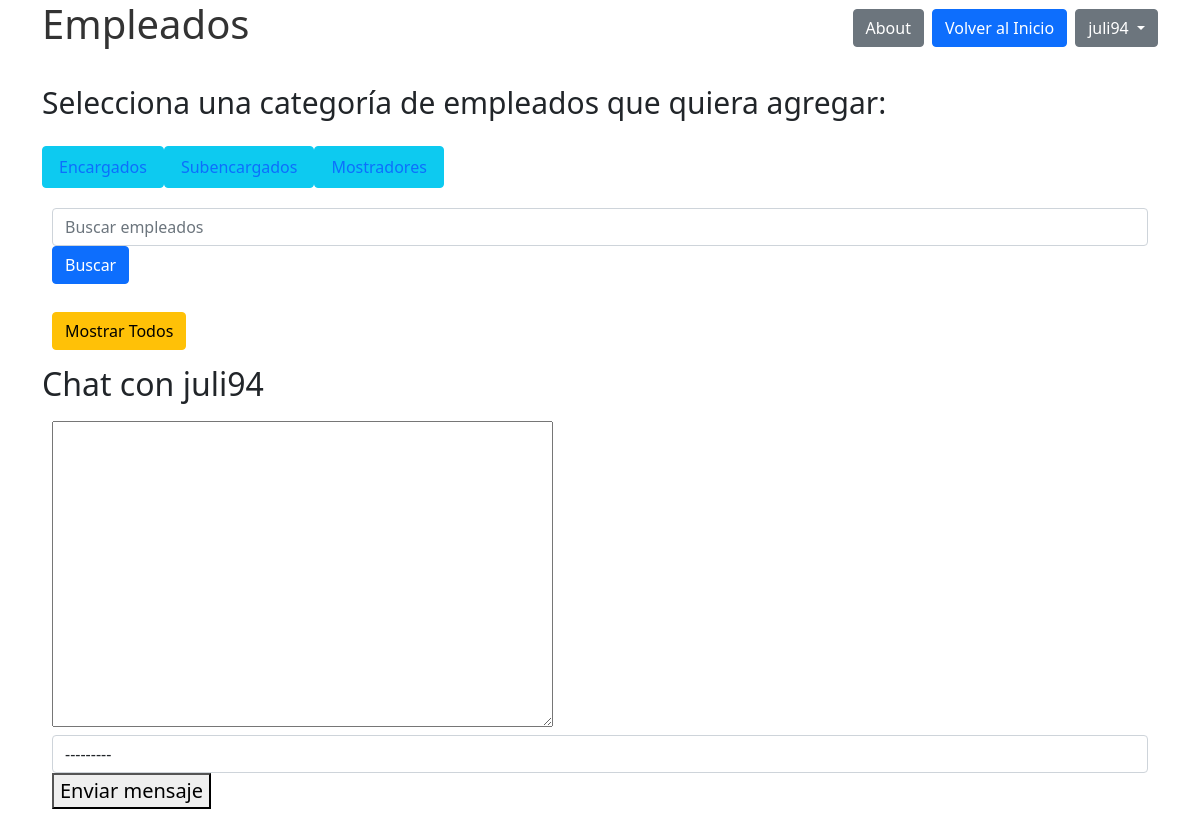
/empleados/chat/juli94/ (signed in), run on an earlier commit of the app's database.
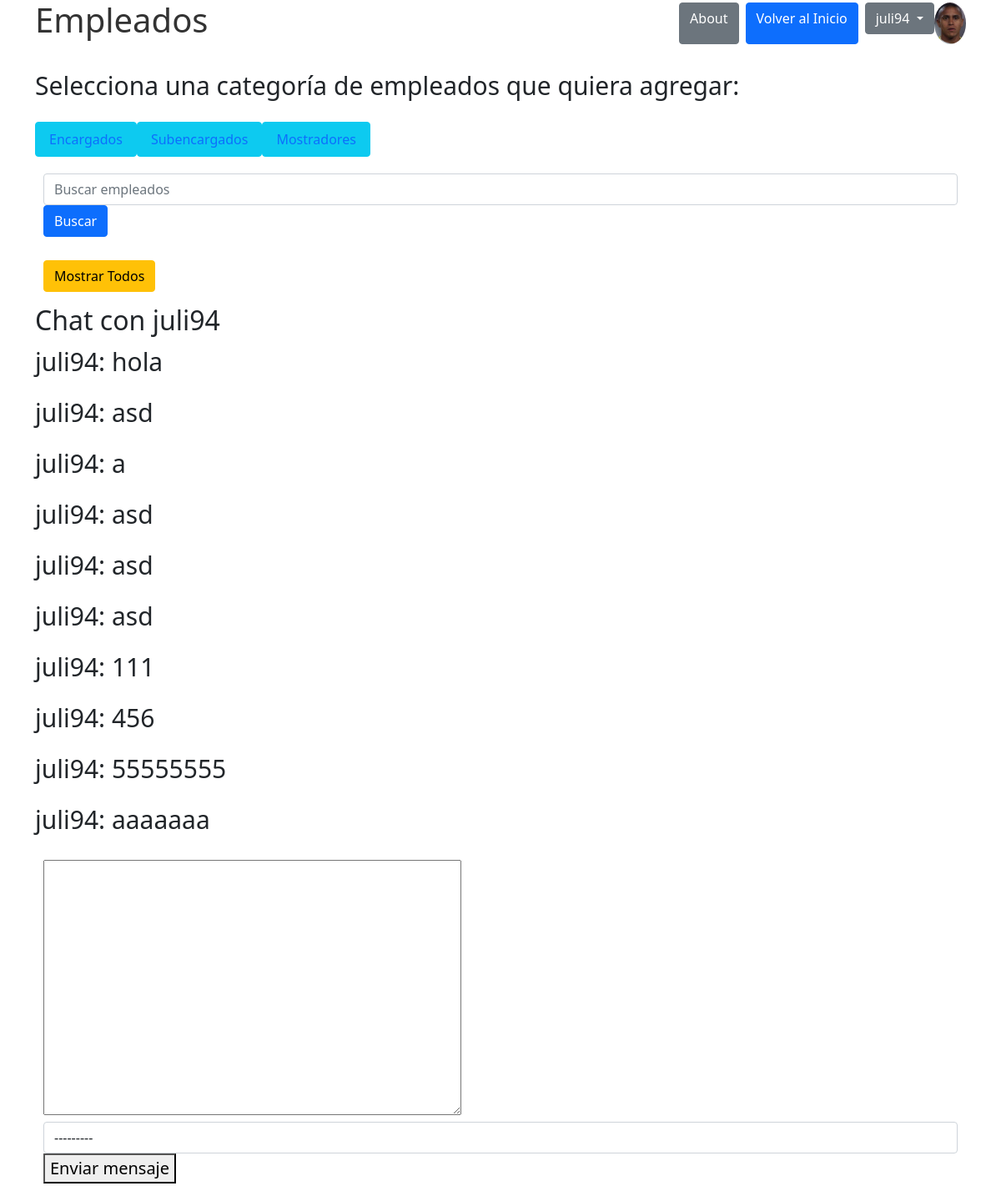
And on a later commit of the database.
### perfiles/models.py (models this page shows, shortened)
class Avatar(models.Model):
    user = models.OneToOneField(User, on_delete=models.CASCADE, null=True)
    imagen = models.ImageField(upload_to='avatares', null=True, blank=True)

### empleados/models.py (models this page shows)
class Message(models.Model):
    sender = models.ForeignKey(User, related_name='messages_sent', on_delete=models.CASCADE)
    receiver = models.ForeignKey(User, related_name='messages_received', on_delete=models.CASCADE)
    content = models.TextField()
    timestamp = models.DateTimeField(auto_now_add=True)

### empleados/views.py (the view)
# urls.py: path('chat/<str:username>/', chat, name='chat'),
@login_required
def chat(request, username):
    print(f"Usuario actual logeado: {request.user.username}")
    try:
        other_user = User.objects.get(username=username)
        print(f"Usuario obtenido de la base de datos: {other_user.username}")
    except User.DoesNotExist:
        print(f"El usuario {username} no existe.")
        return HttpResponseNotFound("El usuario no existe.")
    messages = Message.objects.filter(
        (models.Q(sender=request.user, receiver=other_user) |
         models.Q(sender=other_user, receiver=request.user))
    ).order_by('timestamp')
    if request.method == 'POST':
        form = MessageForm(request.POST, user=request.user, initial={'receiver': other_user})
        if form.is_valid():
            message = form.save(commit=False)
            message.sender = request.user
            message.receiver = form.cleaned_data['receiver']
            message.save()
            return redirect('chat', username=username)
    else:
        form = MessageForm(user=request.user, initial={'receiver': other_user})
    return render(request, 'chat/chat.html', {
        'other_user': other_user,
        'messages': messages,
        'form': form,
    })

### empleados/forms.py
class MessageForm(forms.ModelForm):
    class Meta:
        model = Message
        fields = ['content', 'receiver']
    def __init__(self, *args, **kwargs):
        user = kwargs.pop('user', None)
        super(MessageForm, self).__init__(*args, **kwargs)
        if user:
            self.fields['receiver'].queryset = User.objects.exclude(username=user.username)
            self.fields['receiver'].widget.attrs['class'] = 'form-control'

### templates_base/chat/chat.html (shortened to what this page needs)
{% extends 'base.html' %}
{% block content %}
    <h2>Chat con {{ other_user.username }}</h2>
    <div id="chat-box">
        {% for message in messages %}
            <p>{{ message.sender.username }}: {{ message.content }}</p>
        {% endfor %}
    </div>
    <form method="post" action="">
        {{ form.content }}
        {{ form.receiver }}
        <button type="submit">Enviar mensaje</button>
    </form>
{% endblock %}

### templates_base/base.html (shortened to what this page needs)
{% load static %}
<!DOCTYPE html>
<html lang="es">
<head>
  <link rel="stylesheet" type="text/css" href="{% static 'css/css.css' %}">
  <link rel="stylesheet" href="https://cdn.jsdelivr.net/npm/bootstrap@5.1.3/dist/css/bootstrap.min.css">
</head>
<body>
  <div class="container">
    <div class="d-flex justify-content-between align-items-center mb-4">
      <h1>{% block heading %}Empleados{% endblock %}</h1>
      <div class="d-flex">
        <a href="{% url 'about' %}" class="btn btn-secondary me-2">About</a>
        <a href="{% url 'base' %}" class="btn btn-primary me-2">Volver al Inicio</a>
        {% if user.is_authenticated %}
          <div class="dropdown">
            <button class="btn btn-secondary dropdown-toggle" type="button" data-bs-toggle="dropdown" aria-expanded="false">
              {{ user.username }}
            </button>
          </div>
          {% if user.avatar %}
            <img src="{{ user.avatar.imagen.url }}" alt="Avatar de {{ user.username }}" class="img-fluid rounded-circle" style="max-width: 50px; max-height: 50px;">
          {% endif %}
        {% endif %}
      </div>
    </div>
    <p>Selecciona una categoría de empleados que quiera agregar:</p>
    <ul class="nav">
      <li class="nav-item"><a href="{% url 'encargados' %}" class="btn btn-info nav-link">Encargados</a></li>
      <li class="nav-item"><a href="{% url 'subencargados' %}" class="btn btn-info nav-link">Subencargados</a></li>
      <li class="nav-item"><a href="{% url 'mostradores' %}" class="btn btn-info nav-link">Mostradores</a></li>
    </ul>
    <form method="get" action="{% url 'busqueda' %}" class="mb-2">
      <input type="text" name="q" placeholder="Buscar empleados" class="form-control me-2">
      <button type="submit" class="btn btn-primary">Buscar</button>
    </form>
    <form method="get" action="{% url 'mostrarempleados' %}">
      <button type="submit" class="btn btn-warning">Mostrar Todos</button>
    </form>
    {% block content %}{% endblock %}
  </div>
</body>
</html>

What changed in the data, as far as the page shows it:
added Message: sender.username "juli94", content "hola"
added Message: sender.username "juli94", content "asd"
added Message: sender.username "juli94", content "a"
added Message: sender.username "juli94", content "asd"
added Message: sender.username "juli94", content "asd"
added Message: sender.username "juli94", content "asd"
added Message: sender.username "juli94", content "111"
added Message: sender.username "juli94", content "456"
added Message: sender.username "juli94", content "55555555"
added Message: sender.username "juli94", content "aaaaaaa"
